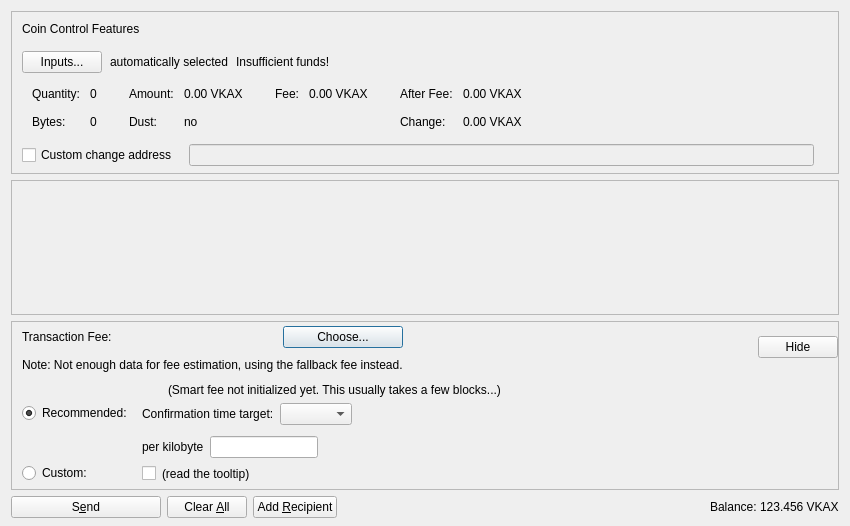
<?xml version="1.0" encoding="UTF-8"?>
<ui version="4.0">
 <class>SendCoinsDialog</class>
 <widget class="QDialog" name="SendCoinsDialog">
  <property name="geometry">
   <rect>
    <x>0</x>
    <y>0</y>
    <width>850</width>
    <height>526</height>
   </rect>
  </property>
  <property name="windowTitle">
   <string>Send Coins</string>
  </property>
  <layout class="QVBoxLayout" name="verticalLayout" stretch="0,1,0,0">
   <property name="bottomMargin">
    <number>8</number>
   </property>
   <item>
    <widget class="QFrame" name="frameCoinControl">
     <property name="sizePolicy">
      <sizepolicy hsizetype="Expanding" vsizetype="Expanding">
       <horstretch>0</horstretch>
       <verstretch>0</verstretch>
      </sizepolicy>
     </property>
     <property name="maximumSize">
      <size>
       <width>16777215</width>
       <height>16777215</height>
      </size>
     </property>
     <property name="frameShape">
      <enum>QFrame::StyledPanel</enum>
     </property>
     <property name="frameShadow">
      <enum>QFrame::Sunken</enum>
     </property>
     <layout class="QVBoxLayout" name="verticalLayoutCoinControl2">
      <property name="spacing">
       <number>0</number>
      </property>
      <property name="leftMargin">
       <number>0</number>
      </property>
      <property name="topMargin">
       <number>0</number>
      </property>
      <property name="rightMargin">
       <number>0</number>
      </property>
      <property name="bottomMargin">
       <number>6</number>
      </property>
      <item>
       <layout class="QVBoxLayout" name="verticalLayoutCoinControl" stretch="0,0,0,0,1">
        <property name="spacing">
         <number>0</number>
        </property>
        <property name="leftMargin">
         <number>10</number>
        </property>
        <property name="topMargin">
         <number>10</number>
        </property>
        <item>
         <layout class="QHBoxLayout" name="horizontalLayoutCoinControl1">
          <property name="bottomMargin">
           <number>15</number>
          </property>
          <item>
           <widget class="QLabel" name="labelCoinControlFeatures">
            <property name="sizePolicy">
             <sizepolicy hsizetype="Preferred" vsizetype="Maximum">
              <horstretch>0</horstretch>
              <verstretch>0</verstretch>
             </sizepolicy>
            </property>
            <property name="text">
             <string>Coin Control Features</string>
            </property>
           </widget>
          </item>
         </layout>
        </item>
        <item>
         <layout class="QHBoxLayout" name="horizontalLayoutCoinControl2" stretch="0,0,0,0">
          <property name="spacing">
           <number>8</number>
          </property>
          <property name="bottomMargin">
           <number>10</number>
          </property>
          <item>
           <widget class="QPushButton" name="pushButtonCoinControl">
            <property name="styleSheet">
             <string notr="true"/>
            </property>
            <property name="text">
             <string>Inputs...</string>
            </property>
            <property name="autoDefault">
             <bool>false</bool>
            </property>
           </widget>
          </item>
          <item>
           <widget class="QLabel" name="labelCoinControlAutomaticallySelected">
            <property name="text">
             <string>automatically selected</string>
            </property>
            <property name="margin">
             <number>5</number>
            </property>
           </widget>
          </item>
          <item>
           <widget class="QLabel" name="labelCoinControlInsuffFunds">
            <property name="text">
             <string>Insufficient funds!</string>
            </property>
            <property name="margin">
             <number>5</number>
            </property>
           </widget>
          </item>
          <item>
           <spacer name="horizontalSpacerCoinControl">
            <property name="orientation">
             <enum>Qt::Horizontal</enum>
            </property>
            <property name="sizeHint" stdset="0">
             <size>
              <width>40</width>
              <height>1</height>
             </size>
            </property>
           </spacer>
          </item>
         </layout>
        </item>
        <item>
         <widget class="QWidget" name="widgetCoinControl" native="true">
          <property name="sizePolicy">
           <sizepolicy hsizetype="Preferred" vsizetype="Preferred">
            <horstretch>0</horstretch>
            <verstretch>0</verstretch>
           </sizepolicy>
          </property>
          <property name="minimumSize">
           <size>
            <width>0</width>
            <height>0</height>
           </size>
          </property>
          <property name="styleSheet">
           <string notr="true"/>
          </property>
          <layout class="QHBoxLayout" name="horizontalLayoutCoinControl5">
           <property name="leftMargin">
            <number>0</number>
           </property>
           <property name="topMargin">
            <number>0</number>
           </property>
           <property name="rightMargin">
            <number>0</number>
           </property>
           <property name="bottomMargin">
            <number>0</number>
           </property>
           <item>
            <layout class="QHBoxLayout" name="horizontalLayoutCoinControl3" stretch="0,0,0,1">
             <property name="spacing">
              <number>20</number>
             </property>
             <property name="topMargin">
              <number>0</number>
             </property>
             <property name="bottomMargin">
              <number>10</number>
             </property>
             <item>
              <layout class="QFormLayout" name="formLayoutCoinControl1">
               <property name="horizontalSpacing">
                <number>10</number>
               </property>
               <property name="verticalSpacing">
                <number>14</number>
               </property>
               <property name="leftMargin">
                <number>10</number>
               </property>
               <property name="topMargin">
                <number>4</number>
               </property>
               <property name="rightMargin">
                <number>6</number>
               </property>
               <item row="0" column="0">
                <widget class="QLabel" name="labelCoinControlQuantityText">
                 <property name="text">
                  <string>Quantity:</string>
                 </property>
                 <property name="margin">
                  <number>0</number>
                 </property>
                </widget>
               </item>
               <item row="0" column="1">
                <widget class="QLabel" name="labelCoinControlQuantity">
                 <property name="cursor">
                  <cursorShape>IBeamCursor</cursorShape>
                 </property>
                 <property name="contextMenuPolicy">
                  <enum>Qt::ActionsContextMenu</enum>
                 </property>
                 <property name="text">
                  <string notr="true">0</string>
                 </property>
                 <property name="margin">
                  <number>0</number>
                 </property>
                 <property name="textInteractionFlags">
                  <set>Qt::LinksAccessibleByMouse|Qt::TextSelectableByKeyboard|Qt::TextSelectableByMouse</set>
                 </property>
                </widget>
               </item>
               <item row="1" column="0">
                <widget class="QLabel" name="labelCoinControlBytesText">
                 <property name="text">
                  <string>Bytes:</string>
                 </property>
                </widget>
               </item>
               <item row="1" column="1">
                <widget class="QLabel" name="labelCoinControlBytes">
                 <property name="cursor">
                  <cursorShape>IBeamCursor</cursorShape>
                 </property>
                 <property name="contextMenuPolicy">
                  <enum>Qt::ActionsContextMenu</enum>
                 </property>
                 <property name="text">
                  <string notr="true">0</string>
                 </property>
                 <property name="textInteractionFlags">
                  <set>Qt::LinksAccessibleByMouse|Qt::TextSelectableByKeyboard|Qt::TextSelectableByMouse</set>
                 </property>
                </widget>
               </item>
              </layout>
             </item>
             <item>
              <layout class="QFormLayout" name="formLayoutCoinControl2">
               <property name="horizontalSpacing">
                <number>10</number>
               </property>
               <property name="verticalSpacing">
                <number>14</number>
               </property>
               <property name="leftMargin">
                <number>6</number>
               </property>
               <property name="topMargin">
                <number>4</number>
               </property>
               <property name="rightMargin">
                <number>6</number>
               </property>
               <item row="0" column="0">
                <widget class="QLabel" name="labelCoinControlAmountText">
                 <property name="text">
                  <string>Amount:</string>
                 </property>
                 <property name="margin">
                  <number>0</number>
                 </property>
                </widget>
               </item>
               <item row="0" column="1">
                <widget class="QLabel" name="labelCoinControlAmount">
                 <property name="cursor">
                  <cursorShape>IBeamCursor</cursorShape>
                 </property>
                 <property name="contextMenuPolicy">
                  <enum>Qt::ActionsContextMenu</enum>
                 </property>
                 <property name="text">
                  <string notr="true">0.00 VKAX</string>
                 </property>
                 <property name="textInteractionFlags">
                  <set>Qt::LinksAccessibleByMouse|Qt::TextSelectableByKeyboard|Qt::TextSelectableByMouse</set>
                 </property>
                </widget>
               </item>
               <item row="1" column="0">
                <widget class="QLabel" name="labelCoinControlLowOutputText">
                 <property name="text">
                  <string>Dust:</string>
                 </property>
                </widget>
               </item>
               <item row="1" column="1">
                <widget class="QLabel" name="labelCoinControlLowOutput">
                 <property name="cursor">
                  <cursorShape>IBeamCursor</cursorShape>
                 </property>
                 <property name="contextMenuPolicy">
                  <enum>Qt::ActionsContextMenu</enum>
                 </property>
                 <property name="text">
                  <string notr="true">no</string>
                 </property>
                 <property name="textInteractionFlags">
                  <set>Qt::LinksAccessibleByMouse|Qt::TextSelectableByKeyboard|Qt::TextSelectableByMouse</set>
                 </property>
                </widget>
               </item>
              </layout>
             </item>
             <item>
              <layout class="QFormLayout" name="formLayoutCoinControl3">
               <property name="horizontalSpacing">
                <number>10</number>
               </property>
               <property name="verticalSpacing">
                <number>14</number>
               </property>
               <property name="leftMargin">
                <number>6</number>
               </property>
               <property name="topMargin">
                <number>4</number>
               </property>
               <property name="rightMargin">
                <number>6</number>
               </property>
               <item row="0" column="0">
                <widget class="QLabel" name="labelCoinControlFeeText">
                 <property name="text">
                  <string>Fee:</string>
                 </property>
                 <property name="margin">
                  <number>0</number>
                 </property>
                </widget>
               </item>
               <item row="0" column="1">
                <widget class="QLabel" name="labelCoinControlFee">
                 <property name="cursor">
                  <cursorShape>IBeamCursor</cursorShape>
                 </property>
                 <property name="contextMenuPolicy">
                  <enum>Qt::ActionsContextMenu</enum>
                 </property>
                 <property name="text">
                  <string notr="true">0.00 VKAX</string>
                 </property>
                 <property name="textInteractionFlags">
                  <set>Qt::LinksAccessibleByMouse|Qt::TextSelectableByKeyboard|Qt::TextSelectableByMouse</set>
                 </property>
                </widget>
               </item>
              </layout>
             </item>
             <item>
              <layout class="QFormLayout" name="formLayoutCoinControl4">
               <property name="horizontalSpacing">
                <number>10</number>
               </property>
               <property name="verticalSpacing">
                <number>14</number>
               </property>
               <property name="leftMargin">
                <number>6</number>
               </property>
               <property name="topMargin">
                <number>4</number>
               </property>
               <property name="rightMargin">
                <number>6</number>
               </property>
               <item row="0" column="0">
                <widget class="QLabel" name="labelCoinControlAfterFeeText">
                 <property name="text">
                  <string>After Fee:</string>
                 </property>
                 <property name="margin">
                  <number>0</number>
                 </property>
                </widget>
               </item>
               <item row="0" column="1">
                <widget class="QLabel" name="labelCoinControlAfterFee">
                 <property name="cursor">
                  <cursorShape>IBeamCursor</cursorShape>
                 </property>
                 <property name="contextMenuPolicy">
                  <enum>Qt::ActionsContextMenu</enum>
                 </property>
                 <property name="text">
                  <string notr="true">0.00 VKAX</string>
                 </property>
                 <property name="textInteractionFlags">
                  <set>Qt::LinksAccessibleByMouse|Qt::TextSelectableByKeyboard|Qt::TextSelectableByMouse</set>
                 </property>
                </widget>
               </item>
               <item row="1" column="0">
                <widget class="QLabel" name="labelCoinControlChangeText">
                 <property name="text">
                  <string>Change:</string>
                 </property>
                </widget>
               </item>
               <item row="1" column="1">
                <widget class="QLabel" name="labelCoinControlChange">
                 <property name="cursor">
                  <cursorShape>IBeamCursor</cursorShape>
                 </property>
                 <property name="contextMenuPolicy">
                  <enum>Qt::ActionsContextMenu</enum>
                 </property>
                 <property name="text">
                  <string notr="true">0.00 VKAX</string>
                 </property>
                 <property name="textInteractionFlags">
                  <set>Qt::LinksAccessibleByMouse|Qt::TextSelectableByKeyboard|Qt::TextSelectableByMouse</set>
                 </property>
                </widget>
               </item>
              </layout>
             </item>
            </layout>
           </item>
          </layout>
         </widget>
        </item>
        <item>
         <layout class="QHBoxLayout" name="horizontalLayoutCoinControl4" stretch="0,0,0">
          <property name="spacing">
           <number>12</number>
          </property>
          <property name="sizeConstraint">
           <enum>QLayout::SetDefaultConstraint</enum>
          </property>
          <property name="topMargin">
           <number>5</number>
          </property>
          <property name="rightMargin">
           <number>5</number>
          </property>
          <item>
           <widget class="QCheckBox" name="checkBoxCoinControlChange">
            <property name="toolTip">
             <string>If this is activated, but the change address is empty or invalid, change will be sent to a newly generated address.</string>
            </property>
            <property name="text">
             <string>Custom change address</string>
            </property>
           </widget>
          </item>
          <item>
           <widget class="QValidatedLineEdit" name="lineEditCoinControlChange">
            <property name="enabled">
             <bool>false</bool>
            </property>
            <property name="sizePolicy">
             <sizepolicy hsizetype="Expanding" vsizetype="Fixed">
              <horstretch>0</horstretch>
              <verstretch>0</verstretch>
             </sizepolicy>
            </property>
           </widget>
          </item>
          <item>
           <widget class="QLabel" name="labelCoinControlChangeLabel">
            <property name="sizePolicy">
             <sizepolicy hsizetype="Preferred" vsizetype="Expanding">
              <horstretch>0</horstretch>
              <verstretch>0</verstretch>
             </sizepolicy>
            </property>
            <property name="minimumSize">
             <size>
              <width>0</width>
              <height>0</height>
             </size>
            </property>
            <property name="text">
             <string/>
            </property>
            <property name="margin">
             <number>3</number>
            </property>
           </widget>
          </item>
         </layout>
        </item>
        <item>
         <spacer name="verticalSpacerCoinControl">
          <property name="orientation">
           <enum>Qt::Vertical</enum>
          </property>
          <property name="sizeHint" stdset="0">
           <size>
            <width>800</width>
            <height>1</height>
           </size>
          </property>
         </spacer>
        </item>
       </layout>
      </item>
     </layout>
    </widget>
   </item>
   <item>
    <widget class="QScrollArea" name="scrollArea">
     <property name="widgetResizable">
      <bool>true</bool>
     </property>
     <widget class="QWidget" name="scrollAreaWidgetContents">
      <property name="geometry">
       <rect>
        <x>0</x>
        <y>0</y>
        <width>830</width>
        <height>104</height>
       </rect>
      </property>
      <layout class="QVBoxLayout" name="verticalLayout_2" stretch="0,1">
       <property name="leftMargin">
        <number>0</number>
       </property>
       <property name="topMargin">
        <number>0</number>
       </property>
       <property name="rightMargin">
        <number>0</number>
       </property>
       <property name="bottomMargin">
        <number>0</number>
       </property>
       <item>
        <layout class="QVBoxLayout" name="entries">
         <property name="spacing">
          <number>6</number>
         </property>
        </layout>
       </item>
       <item>
        <spacer name="verticalSpacer">
         <property name="orientation">
          <enum>Qt::Vertical</enum>
         </property>
         <property name="sizeHint" stdset="0">
          <size>
           <width>20</width>
           <height>40</height>
          </size>
         </property>
        </spacer>
       </item>
      </layout>
     </widget>
    </widget>
   </item>
   <item>
    <widget class="QFrame" name="frameFee">
     <property name="sizePolicy">
      <sizepolicy hsizetype="Expanding" vsizetype="Expanding">
       <horstretch>0</horstretch>
       <verstretch>0</verstretch>
      </sizepolicy>
     </property>
     <property name="maximumSize">
      <size>
       <width>16777215</width>
       <height>16777215</height>
      </size>
     </property>
     <property name="frameShape">
      <enum>QFrame::StyledPanel</enum>
     </property>
     <property name="frameShadow">
      <enum>QFrame::Sunken</enum>
     </property>
     <layout class="QVBoxLayout" name="verticalLayoutFee1">
      <property name="spacing">
       <number>0</number>
      </property>
      <property name="leftMargin">
       <number>0</number>
      </property>
      <property name="topMargin">
       <number>0</number>
      </property>
      <property name="rightMargin">
       <number>0</number>
      </property>
      <property name="bottomMargin">
       <number>0</number>
      </property>
      <item>
       <layout class="QVBoxLayout" name="verticalLayoutFee2" stretch="0,0,0">
        <property name="spacing">
         <number>0</number>
        </property>
        <property name="leftMargin">
         <number>10</number>
        </property>
        <property name="topMargin">
         <number>0</number>
        </property>
        <item>
         <layout class="QHBoxLayout" name="horizontalLayoutFee1">
          <property name="bottomMargin">
           <number>0</number>
          </property>
          <item>
           <layout class="QVBoxLayout" name="verticalLayoutFee7">
            <property name="spacing">
             <number>0</number>
            </property>
            <item>
             <spacer name="verticalSpacerSmartFee">
              <property name="orientation">
               <enum>Qt::Vertical</enum>
              </property>
              <property name="sizeType">
               <enum>QSizePolicy::Fixed</enum>
              </property>
              <property name="sizeHint" stdset="0">
               <size>
                <width>1</width>
                <height>4</height>
               </size>
              </property>
             </spacer>
            </item>
            <item>
             <layout class="QHBoxLayout" name="horizontalLayoutSmartFee">
              <property name="spacing">
               <number>10</number>
              </property>
              <item>
               <widget class="QLabel" name="labelFeeHeadline">
                <property name="sizePolicy">
                 <sizepolicy hsizetype="Preferred" vsizetype="Maximum">
                  <horstretch>0</horstretch>
                  <verstretch>0</verstretch>
                 </sizepolicy>
                </property>
                <property name="text">
                 <string>Transaction Fee:</string>
                </property>
               </widget>
              </item>
              <item>
               <widget class="QLabel" name="labelFeeMinimized">
                <property name="text">
                 <string/>
                </property>
               </widget>
              </item>
              <item>
               <widget class="QPushButton" name="buttonChooseFee">
                <property name="text">
                 <string>Choose...</string>
                </property>
               </widget>
              </item>
             </layout>
            </item>
            <item>
             <spacer name="verticalSpacer_7">
              <property name="orientation">
               <enum>Qt::Vertical</enum>
              </property>
              <property name="sizeHint" stdset="0">
               <size>
                <width>1</width>
                <height>10</height>
               </size>
              </property>
             </spacer>
            </item>
            <item>
             <widget class="QLabel" name="fallbackFeeWarningLabel">
              <property name="toolTip">
               <string>Using the fallbackfee can result in sending a transaction that will take several hours or days (or never) to confirm. Consider choosing your fee manually or wait until you have validated the complete chain.</string>
              </property>
              <property name="text">
               <string>Note: Not enough data for fee estimation, using the fallback fee instead.</string>
              </property>
              <property name="wordWrap">
               <bool>false</bool>
              </property>
             </widget>
            </item>
            <item>
             <spacer name="verticalSpacer_5">
              <property name="orientation">
               <enum>Qt::Vertical</enum>
              </property>
              <property name="sizeHint" stdset="0">
               <size>
                <width>1</width>
                <height>1</height>
               </size>
              </property>
             </spacer>
            </item>
           </layout>
          </item>
          <item>
           <spacer name="horizontalSpacer_4">
            <property name="orientation">
             <enum>Qt::Horizontal</enum>
            </property>
            <property name="sizeHint" stdset="0">
             <size>
              <width>1</width>
              <height>1</height>
             </size>
            </property>
           </spacer>
          </item>
          <item>
           <widget class="QPushButton" name="buttonMinimizeFee">
            <property name="toolTip">
             <string>collapse fee-settings</string>
            </property>
            <property name="text">
             <string>Hide</string>
            </property>
           </widget>
          </item>
         </layout>
        </item>
        <item>
         <widget class="QFrame" name="frameFeeSelection">
          <layout class="QVBoxLayout" name="verticalLayoutFee12">
           <property name="spacing">
            <number>0</number>
           </property>
           <property name="leftMargin">
            <number>0</number>
           </property>
           <property name="topMargin">
            <number>0</number>
           </property>
           <property name="rightMargin">
            <number>0</number>
           </property>
           <property name="bottomMargin">
            <number>0</number>
           </property>
           <item>
            <layout class="QGridLayout" name="gridLayoutFee">
             <property name="topMargin">
              <number>10</number>
             </property>
             <property name="bottomMargin">
              <number>4</number>
             </property>
             <property name="horizontalSpacing">
              <number>10</number>
             </property>
             <property name="verticalSpacing">
              <number>4</number>
             </property>
             <item row="1" column="1">
              <layout class="QVBoxLayout" name="verticalLayoutFee8">
               <property name="spacing">
                <number>6</number>
               </property>
               <property name="topMargin">
                <number>3</number>
               </property>
               <item>
                <layout class="QHBoxLayout" name="horizontalLayoutFee13" stretch="0,0,1">
                 <item>
                  <widget class="QLabel" name="labelCustomPerKilobyte">
                   <property name="toolTip">
                    <string>If the custom fee is set to 1000 duffs and the transaction is only 250 bytes, then &quot;per kilobyte&quot; only pays 250 duffs in fee,&lt;br /&gt;while &quot;at least&quot; pays 1000 duffs. For transactions bigger than a kilobyte both pay by kilobyte.</string>
                   </property>
                   <property name="text">
                    <string>per kilobyte</string>
                   </property>
                  </widget>
                 </item>
                 <item>
                  <widget class="BitcoinAmountField" name="customFee"/>
                 </item>
                 <item>
                  <spacer name="horizontalSpacer_6">
                   <property name="orientation">
                    <enum>Qt::Horizontal</enum>
                   </property>
                   <property name="sizeHint" stdset="0">
                    <size>
                     <width>1</width>
                     <height>1</height>
                    </size>
                   </property>
                  </spacer>
                 </item>
                </layout>
               </item>
               <item>
                <layout class="QHBoxLayout" name="horizontalLayoutFee8">
                 <item>
                  <widget class="QCheckBox" name="checkBoxMinimumFee">
                   <property name="toolTip">
                    <string>Paying only the minimum fee is just fine as long as there is less transaction volume than space in the blocks.&lt;br /&gt;But be aware that this can end up in a never confirming transaction once there is more demand for vkax transactions than the network can process.</string>
                   </property>
                   <property name="text">
                    <string/>
                   </property>
                  </widget>
                 </item>
                 <item>
                  <widget class="QLabel" name="labelMinFeeWarning">
                   <property name="enabled">
                    <bool>true</bool>
                   </property>
                   <property name="toolTip">
                    <string>Paying only the minimum fee is just fine as long as there is less transaction volume than space in the blocks.&lt;br /&gt;But be aware that this can end up in a never confirming transaction once there is more demand for vkax transactions than the network can process.</string>
                   </property>
                   <property name="text">
                    <string>(read the tooltip)</string>
                   </property>
                   <property name="margin">
                    <number>5</number>
                   </property>
                  </widget>
                 </item>
                 <item>
                  <spacer name="horizontalSpacer_2">
                   <property name="orientation">
                    <enum>Qt::Horizontal</enum>
                   </property>
                   <property name="sizeHint" stdset="0">
                    <size>
                     <width>1</width>
                     <height>1</height>
                    </size>
                   </property>
                  </spacer>
                 </item>
                </layout>
               </item>
              </layout>
             </item>
             <item row="0" column="0">
              <layout class="QVBoxLayout" name="verticalLayoutFee4" stretch="0,1">
               <property name="topMargin">
                <number>20</number>
               </property>
               <property name="bottomMargin">
                <number>3</number>
               </property>
               <item>
                <widget class="QRadioButton" name="radioSmartFee">
                 <property name="text">
                  <string>Recommended:</string>
                 </property>
                 <property name="checked">
                  <bool>true</bool>
                 </property>
                 <attribute name="buttonGroup">
                  <string notr="true">groupFee</string>
                 </attribute>
                </widget>
               </item>
               <item>
                <spacer name="verticalSpacer_2">
                 <property name="orientation">
                  <enum>Qt::Vertical</enum>
                 </property>
                 <property name="sizeHint" stdset="0">
                  <size>
                   <width>1</width>
                   <height>1</height>
                  </size>
                 </property>
                </spacer>
               </item>
              </layout>
             </item>
             <item row="1" column="0">
              <layout class="QVBoxLayout" name="verticalLayoutFee9" stretch="0,1">
               <property name="topMargin">
                <number>30</number>
               </property>
               <item>
                <widget class="QRadioButton" name="radioCustomFee">
                 <property name="text">
                  <string>Custom:</string>
                 </property>
                 <attribute name="buttonGroup">
                  <string notr="true">groupFee</string>
                 </attribute>
                </widget>
               </item>
               <item>
                <spacer name="verticalSpacer_6">
                 <property name="orientation">
                  <enum>Qt::Vertical</enum>
                 </property>
                 <property name="sizeHint" stdset="0">
                  <size>
                   <width>1</width>
                   <height>1</height>
                  </size>
                 </property>
                </spacer>
               </item>
              </layout>
             </item>
             <item row="0" column="1">
              <layout class="QVBoxLayout" name="verticalLayoutFee3" stretch="0,0,1">
               <property name="spacing">
                <number>6</number>
               </property>
               <property name="topMargin">
                <number>0</number>
               </property>
               <property name="bottomMargin">
                <number>3</number>
               </property>
               <item>
                <layout class="QHBoxLayout" name="horizontalLayoutFee12">
                 <item>
                  <widget class="QLabel" name="labelSmartFee">
                   <property name="text">
                    <string/>
                   </property>
                   <property name="margin">
                    <number>2</number>
                   </property>
                  </widget>
                 </item>
                 <item>
                  <widget class="QLabel" name="labelFeeEstimation">
                   <property name="text">
                    <string/>
                   </property>
                  </widget>
                 </item>
                 <item>
                  <widget class="QLabel" name="labelSmartFee2">
                   <property name="text">
                    <string>(Smart fee not initialized yet. This usually takes a few blocks...)</string>
                   </property>
                   <property name="margin">
                    <number>2</number>
                   </property>
                  </widget>
                 </item>
                 <item>
                  <spacer name="horizontalSpacer_5">
                   <property name="orientation">
                    <enum>Qt::Horizontal</enum>
                   </property>
                   <property name="sizeHint" stdset="0">
                    <size>
                     <width>1</width>
                     <height>1</height>
                    </size>
                   </property>
                  </spacer>
                 </item>
                </layout>
               </item>
               <item>
                <layout class="QHBoxLayout" name="horizontalLayoutFee9">
                 <item>
                  <layout class="QVBoxLayout" name="verticalLayoutFee6">
                   <item>
                    <widget class="QLabel" name="labelSmartFee3">
                     <property name="text">
                      <string>Confirmation time target:</string>
                     </property>
                     <property name="margin">
                      <number>2</number>
                     </property>
                    </widget>
                   </item>
                  </layout>
                 </item>
                 <item>
                  <layout class="QVBoxLayout" name="verticalLayoutFee5">
                   <property name="rightMargin">
                    <number>30</number>
                   </property>
                   <item>
                    <layout class="QHBoxLayout" name="horizontalLayoutConfTarget">
                     <property name="bottomMargin">
                      <number>0</number>
                     </property>
                     <item>
                      <widget class="QComboBox" name="confTargetSelector"/>
                     </item>
                     <item>
                      <spacer name="horizontalSpacerConfTarget">
                       <property name="orientation">
                        <enum>Qt::Horizontal</enum>
                       </property>
                       <property name="sizeHint" stdset="0">
                        <size>
                         <width>40</width>
                         <height>20</height>
                        </size>
                       </property>
                      </spacer>
                     </item>
                    </layout>
                   </item>
                  </layout>
                 </item>
                </layout>
               </item>
               <item>
                <spacer name="verticalSpacer_4">
                 <property name="orientation">
                  <enum>Qt::Vertical</enum>
                 </property>
                 <property name="sizeHint" stdset="0">
                  <size>
                   <width>1</width>
                   <height>1</height>
                  </size>
                 </property>
                </spacer>
               </item>
              </layout>
             </item>
            </layout>
           </item>
          </layout>
         </widget>
        </item>
        <item>
         <spacer name="verticalSpacerFee">
          <property name="orientation">
           <enum>Qt::Vertical</enum>
          </property>
          <property name="sizeHint" stdset="0">
           <size>
            <width>800</width>
            <height>1</height>
           </size>
          </property>
         </spacer>
        </item>
       </layout>
      </item>
     </layout>
    </widget>
   </item>
   <item>
    <layout class="QHBoxLayout" name="horizontalLayout">
     <item>
      <widget class="QPushButton" name="sendButton">
       <property name="minimumSize">
        <size>
         <width>150</width>
         <height>0</height>
        </size>
       </property>
       <property name="toolTip">
        <string>Confirm the send action</string>
       </property>
       <property name="text">
        <string>S&amp;end</string>
       </property>
       <property name="autoDefault">
        <bool>false</bool>
       </property>
       <property name="default">
        <bool>false</bool>
       </property>
      </widget>
     </item>
     <item>
      <widget class="QPushButton" name="clearButton">
       <property name="sizePolicy">
        <sizepolicy hsizetype="Minimum" vsizetype="Fixed">
         <horstretch>0</horstretch>
         <verstretch>0</verstretch>
        </sizepolicy>
       </property>
       <property name="toolTip">
        <string>Clear all fields of the form.</string>
       </property>
       <property name="text">
        <string>Clear &amp;All</string>
       </property>
       <property name="autoDefault">
        <bool>false</bool>
       </property>
      </widget>
     </item>
     <item>
      <widget class="QPushButton" name="addButton">
       <property name="toolTip">
        <string>Send to multiple recipients at once</string>
       </property>
       <property name="text">
        <string>Add &amp;Recipient</string>
       </property>
       <property name="autoDefault">
        <bool>false</bool>
       </property>
      </widget>
     </item>
     <item>
      <spacer name="horizontalSpacer">
       <property name="orientation">
        <enum>Qt::Horizontal</enum>
       </property>
       <property name="sizeHint" stdset="0">
        <size>
         <width>40</width>
         <height>20</height>
        </size>
       </property>
      </spacer>
     </item>
     <item>
      <layout class="QHBoxLayout" name="horizontalLayout_2">
       <property name="spacing">
        <number>3</number>
       </property>
       <item>
        <widget class="QLabel" name="labelBalanceText">
         <property name="text">
          <string>Balance:</string>
         </property>
        </widget>
       </item>
       <item>
        <widget class="QLabel" name="labelBalance">
         <property name="sizePolicy">
          <sizepolicy hsizetype="Preferred" vsizetype="Preferred">
           <horstretch>0</horstretch>
           <verstretch>0</verstretch>
          </sizepolicy>
         </property>
         <property name="cursor">
          <cursorShape>IBeamCursor</cursorShape>
         </property>
         <property name="text">
          <string notr="true">123.456 VKAX</string>
         </property>
         <property name="textInteractionFlags">
          <set>Qt::LinksAccessibleByMouse|Qt::TextSelectableByKeyboard|Qt::TextSelectableByMouse</set>
         </property>
        </widget>
       </item>
      </layout>
     </item>
    </layout>
   </item>
  </layout>
 </widget>
 <customwidgets>
  <customwidget>
   <class>QValidatedLineEdit</class>
   <extends>QLineEdit</extends>
   <header>qt/qvalidatedlineedit.h</header>
  </customwidget>
  <customwidget>
   <class>BitcoinAmountField</class>
   <extends>QLineEdit</extends>
   <header>qt/bitcoinamountfield.h</header>
   <container>1</container>
  </customwidget>
 </customwidgets>
 <resources>
  <include location="../dash.qrc"/>
 </resources>
 <connections/>
 <buttongroups>
  <buttongroup name="groupFee"/>
 </buttongroups>
</ui>
